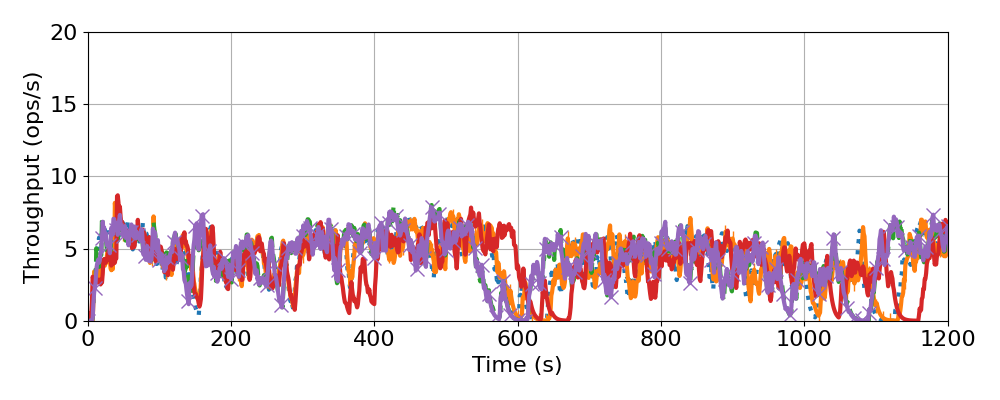

The Python source for this figure:
#!/usr/bin/python

import matplotlib
import matplotlib.pyplot as plt
import numpy as np

def numpy_ewma_vectorized(data, window):

    alpha = 2 /(window + 1.0)
    alpha_rev = 1-alpha

    scale = 1/alpha_rev
    n = data.shape[0]

    r = np.arange(n)
    scale_arr = scale**r
    offset = data[0]*alpha_rev**(r+1)
    pw0 = alpha*alpha_rev**(n-1)

    mult = data*pw0*scale_arr
    cumsums = mult.cumsum()
    out = offset + cumsums*scale_arr[::-1]
    return out

gv      = numpy_ewma_vectorized(np.loadtxt("gv_dc_throughput.txt"),   10)
gv_fork = numpy_ewma_vectorized(np.loadtxt("gv_fork_throughput.txt"), 10)
gv_snap = numpy_ewma_vectorized(np.loadtxt("gv_snap_throughput.txt"), 10)
cr      = numpy_ewma_vectorized(np.loadtxt("cr_throughput.txt"),      10)
ph      = numpy_ewma_vectorized(np.loadtxt("ph_throughput.txt"),      10)

matplotlib.rcParams.update({'font.size': 16})
plt.rcParams["figure.figsize"] = (10, 4)
plt.plot(gv,      linestyle = ":",                                               linewidth = 3, label = "Graalvisor")
plt.plot(gv_fork, linestyle = "-",  marker = "|", markersize = 10, markevery=10, linewidth = 3, label = "Forking")
plt.plot(ph,      linestyle = "--",                                              linewidth = 3, label = "Photons")
plt.plot(gv_snap, linestyle = "-",                                               linewidth = 3, label = "VM Snapshot")
plt.plot(cr,      linestyle = "-",  marker = "x", markersize = 10, markevery=10, linewidth = 3, label = "OpenWhisk")
plt.xlabel("Time (s)")
plt.ylabel("Throughput (ops/s)")
plt.grid()
plt.ylim(ymin=0, ymax=20)
plt.xlim(xmin=0, xmax=1200)
#plt.xlim(xmin=100, xmax=200)
#plt.legend(ncol=4, loc='upper right')
plt.tight_layout()
plt.savefig("azure-replay-throughput.pdf")
plt.savefig("azure-replay-throughput.png")
plt.show()
